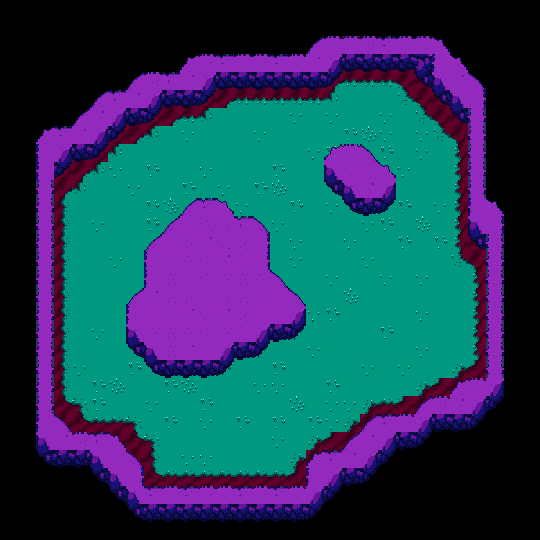

A 2D game scene composited from a Tiled map and its tileset images. What follows is a short description and the map's XML, with every tile layer's data as written:
An orthogonal 30x30 tile map with 18x18 px tiles, 2 tile layers (Floor, Walls) and 21 objects.

<map version="1.10" tiledversion="1.10.2" orientation="orthogonal" renderorder="right-down" width="30" height="30" tilewidth="18" tileheight="18" infinite="0" nextlayerid="4" nextobjectid="22">
 <tileset firstgid="1" source="tilesets/rock.tsx" />
 <layer id="2" name="Floor" width="30" height="30">
  <data encoding="csv">
0,0,0,0,0,0,0,0,0,0,0,0,0,0,0,0,0,0,0,0,0,0,0,0,0,0,0,0,0,0,
0,0,0,0,0,0,0,0,0,0,0,0,0,0,0,0,0,0,0,0,0,0,0,0,0,0,0,0,0,0,
0,0,0,0,0,0,0,0,0,0,0,0,0,0,0,0,0,0,0,172,0,0,0,0,0,0,0,0,0,0,
0,0,0,0,0,0,0,0,0,0,0,0,0,0,0,0,0,0,0,172,172,172,172,172,0,0,0,0,0,0,
0,0,0,0,0,0,0,0,0,0,0,172,172,172,172,172,172,172,2,87,87,87,171,172,172,0,0,0,0,0,
0,0,0,0,0,0,0,0,172,172,172,172,2,87,87,87,87,87,73,115,115,115,101,171,172,172,0,0,0,0,
0,0,0,0,0,0,172,172,172,2,87,73,115,115,115,115,143,115,143,115,115,143,115,101,171,172,0,0,0,0,
0,0,0,0,0,172,172,2,73,115,143,115,115,115,143,115,115,115,115,157,129,143,115,143,101,171,0,0,0,0,
0,0,0,172,172,172,73,115,115,115,115,115,115,115,115,115,115,143,157,115,115,157,115,143,115,173,0,0,0,0,
0,0,0,172,2,73,143,115,157,115,115,143,115,115,115,157,115,115,115,157,157,115,143,115,115,173,0,0,0,0,
0,0,0,2,73,115,115,143,115,115,157,115,143,115,157,129,115,115,115,115,143,115,115,115,115,173,0,0,0,0,
0,0,0,174,115,115,115,115,157,129,115,115,115,143,115,115,157,115,143,115,115,115,157,115,143,173,0,0,0,0,
0,0,0,174,115,143,115,115,157,115,157,143,115,157,115,143,115,115,115,115,143,157,115,129,115,173,172,0,0,0,
0,0,0,174,115,115,115,115,115,115,143,115,157,129,157,115,143,115,115,143,115,115,157,115,157,173,172,0,0,0,
0,0,0,174,115,115,143,115,115,115,143,115,157,143,115,115,143,115,115,115,143,115,115,115,115,101,171,0,0,0,
0,0,0,174,115,115,115,115,115,115,115,115,115,115,115,115,115,115,143,115,115,143,115,143,115,115,173,0,0,0,
0,0,0,174,115,115,115,115,115,143,115,143,115,143,115,143,115,115,115,129,115,115,115,115,115,115,173,0,0,0,
0,0,0,174,115,115,115,115,115,115,115,115,115,115,115,115,115,143,157,115,115,115,115,143,115,115,173,0,0,0,
0,0,0,174,115,143,115,115,115,115,115,115,115,115,115,115,143,115,115,115,115,157,115,115,115,115,173,0,0,0,
0,0,0,174,115,115,115,115,143,115,115,115,115,115,143,115,115,143,115,115,115,115,115,143,115,115,173,0,0,0,
0,0,0,174,143,115,115,157,115,115,157,115,157,115,115,157,115,115,115,115,143,115,143,115,115,44,176,0,0,0,
0,0,0,174,115,157,129,115,115,157,129,115,115,115,143,143,115,115,157,115,115,115,115,44,176,172,172,0,0,0,
0,0,0,175,16,157,115,115,143,115,115,157,115,115,115,115,129,115,143,143,44,30,176,172,172,172,0,0,0,0,
0,0,0,172,175,30,30,16,115,157,115,143,115,157,115,157,115,157,143,44,172,172,172,172,0,0,0,0,0,0,
0,0,0,0,172,172,172,175,16,115,115,115,115,115,115,143,115,44,176,172,172,0,0,0,0,0,0,0,0,0,
0,0,0,0,0,0,0,172,174,115,143,143,115,115,115,115,44,172,172,172,0,0,0,0,0,0,0,0,0,0,
0,0,0,0,0,0,0,172,175,30,30,30,30,30,30,30,176,115,0,0,0,0,0,0,0,0,0,0,0,0,
0,0,0,0,0,0,0,0,172,172,172,172,172,172,172,172,172,0,0,0,0,0,0,0,0,0,0,0,0,0,
0,0,0,0,0,0,0,0,0,0,0,0,0,0,0,0,0,0,0,0,0,0,0,0,0,0,0,0,0,0,
0,0,0,0,0,0,0,0,0,0,0,0,0,0,0,0,0,0,0,0,0,0,0,0,0,0,0,0,0,0
</data>
 </layer>
 <layer id="1" name="Walls" width="30" height="30">
  <data encoding="csv">
0,0,0,0,0,0,0,0,0,0,0,0,0,0,0,0,0,0,0,0,0,0,0,0,0,0,0,0,0,0,
0,0,0,0,0,0,0,0,0,0,0,0,0,0,0,0,0,0,0,0,0,0,0,0,0,0,0,0,0,0,
0,0,0,0,0,0,0,0,0,0,0,0,0,0,0,0,0,168,131,131,131,144,131,131,61,0,0,0,0,0,
0,0,0,0,0,0,0,0,0,0,75,131,144,131,131,144,131,147,154,142,142,142,142,191,117,61,0,0,0,0,
0,0,0,0,0,0,0,168,131,144,147,154,142,142,142,142,142,142,128,0,0,0,0,156,153,147,130,0,0,0,
0,0,0,0,0,168,144,147,154,142,142,128,0,0,0,0,0,0,0,0,0,0,0,0,156,153,103,0,0,0,
0,0,0,0,168,147,154,142,128,0,0,0,0,0,0,0,0,0,0,0,0,0,0,0,0,156,47,0,0,0,
0,0,75,144,147,154,128,0,0,0,0,0,0,0,0,0,0,0,0,0,0,0,0,0,0,0,47,0,0,0,
0,0,117,154,142,128,0,0,0,0,0,0,0,0,0,0,0,0,75,131,130,0,0,0,0,0,47,0,0,0,
0,0,117,128,0,0,0,0,0,0,0,0,0,0,0,0,0,0,153,148,148,61,0,0,0,0,47,0,0,0,
0,0,47,0,0,0,0,0,0,0,0,0,0,0,0,0,0,0,156,153,147,154,0,0,0,0,47,0,0,0,
0,0,47,0,0,0,0,0,0,0,168,144,61,0,0,0,0,0,0,156,142,128,0,0,0,0,117,61,0,0,
0,0,47,0,0,0,0,0,0,168,46,32,32,144,130,0,0,0,0,0,0,0,0,0,0,0,153,103,0,0,
0,0,47,0,0,0,0,0,168,46,32,147,32,32,103,0,0,0,0,0,0,0,0,0,0,0,156,47,0,0,
0,0,47,0,0,0,0,0,117,148,32,32,147,148,103,0,0,0,0,0,0,0,0,0,0,0,0,47,0,0,
0,0,47,0,0,0,0,0,117,32,148,32,32,32,32,130,0,0,0,0,0,0,0,0,0,0,0,47,0,0,
0,0,47,0,0,0,0,168,147,32,32,148,32,32,148,46,130,0,0,0,0,0,0,0,0,0,0,47,0,0,
0,0,47,0,0,0,0,117,46,148,147,32,147,32,46,46,154,0,0,0,0,0,0,0,0,0,0,47,0,0,
0,0,47,0,0,0,0,153,32,32,32,32,32,46,154,142,128,0,0,0,0,0,0,0,0,0,0,47,0,0,
0,0,47,0,0,0,0,156,153,32,147,46,154,142,128,0,0,0,0,0,0,0,0,0,0,0,0,47,0,0,
0,0,47,0,0,0,0,0,156,142,142,142,128,0,0,0,0,0,0,0,0,0,0,0,0,0,0,47,0,0,
0,0,47,0,0,0,0,0,0,0,0,0,0,0,0,0,0,0,0,0,0,0,0,0,0,75,131,154,0,0,
0,0,47,0,0,0,0,0,0,0,0,0,0,0,0,0,0,0,0,0,0,0,0,168,131,147,154,128,0,0,
0,0,117,130,0,0,0,0,0,0,0,0,0,0,0,0,0,0,0,0,168,144,131,154,142,142,128,0,0,0,
0,0,153,147,131,144,61,0,0,0,0,0,0,0,0,0,0,0,0,168,147,154,142,128,0,0,0,0,0,0,
0,0,156,142,142,153,148,130,0,0,0,0,0,0,0,0,0,75,144,147,154,128,0,0,0,0,0,0,0,0,
0,0,0,0,0,156,153,103,0,0,0,0,0,0,0,0,0,117,154,142,128,0,0,0,0,0,0,0,0,0,
0,0,0,0,0,0,156,153,144,131,144,131,131,144,131,144,131,154,128,0,0,0,0,0,0,0,0,0,0,0,
0,0,0,0,0,0,0,156,142,142,142,142,142,142,142,142,142,128,0,0,0,0,0,0,0,0,0,0,0,0,
0,0,0,0,0,0,0,0,0,0,0,0,0,0,0,0,0,0,0,0,0,0,0,0,0,0,0,0,0,0
</data>
 </layer>
 <objectgroup id="3" name="Objects">
  <object id="1" gid="3" x="354" y="368" width="18" height="18" />
  <object id="2" gid="3" x="408.5" y="341" width="18" height="18" />
  <object id="3" gid="3" x="335.5" y="304" width="18" height="18" />
  <object id="4" gid="3" x="407" y="214" width="18" height="18" />
  <object id="5" gid="3" x="231" y="151.5" width="18" height="18" />
  <object id="6" gid="3" x="141" y="215.5" width="18" height="18" />
  <object id="7" gid="3" x="210" y="432" width="18" height="18" />
  <object id="8" gid="3" x="294.5" y="360" width="18" height="18" />
  <object id="9" gid="3" x="306.5" y="411.5" width="18" height="18" />
  <object id="10" gid="3" x="103" y="370" width="18" height="18" />
  <object id="11" gid="3" x="68" y="310" width="18" height="18" />
  <object id="12" gid="17" x="381" y="305.5" width="18" height="18" />
  <object id="13" gid="17" x="280.5" y="224.5" width="18" height="18" />
  <object id="14" gid="17" x="320" y="134" width="18" height="18" />
  <object id="15" gid="17" x="449" y="296.5" width="18" height="18" />
  <object id="16" gid="17" x="397.5" y="403" width="18" height="18" />
  <object id="17" gid="17" x="294" y="390" width="18" height="18" />
  <object id="18" gid="17" x="230.5" y="439" width="18" height="18" />
  <object id="19" gid="17" x="85" y="354" width="18" height="18" />
  <object id="20" gid="17" x="119" y="203" width="18" height="18" />
  <object id="21" gid="17" x="229.5" y="180.5" width="18" height="18" />
 </objectgroup>
</map>